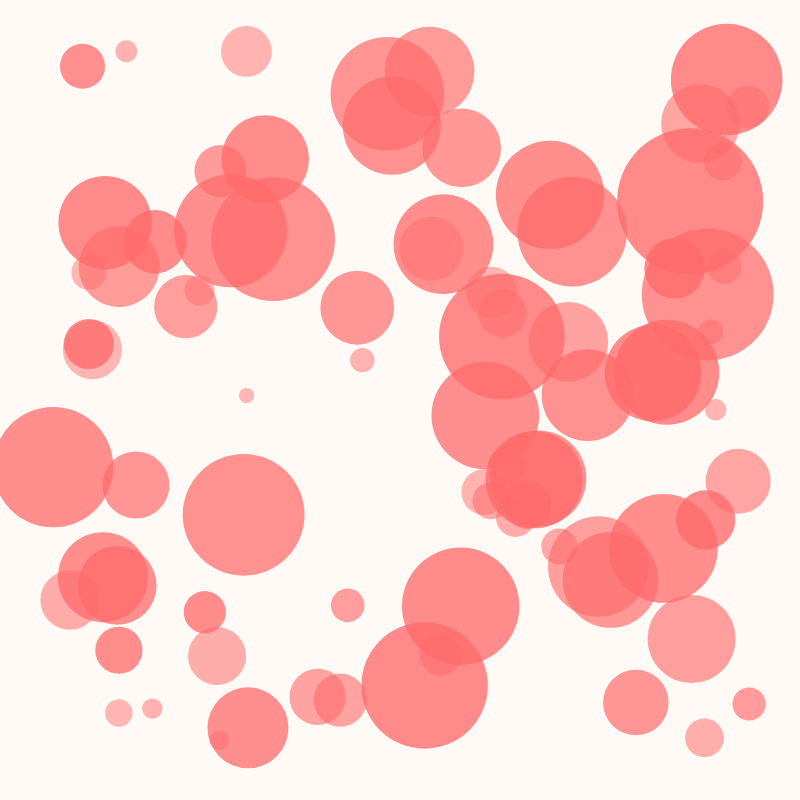
Frame 1 (no input)
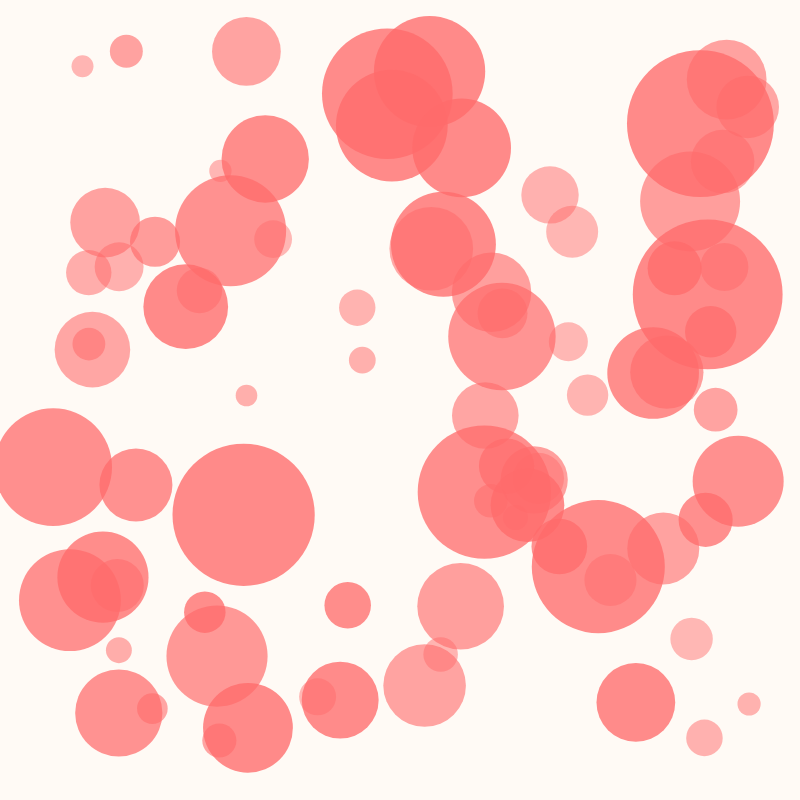
Frame 60 (no input)
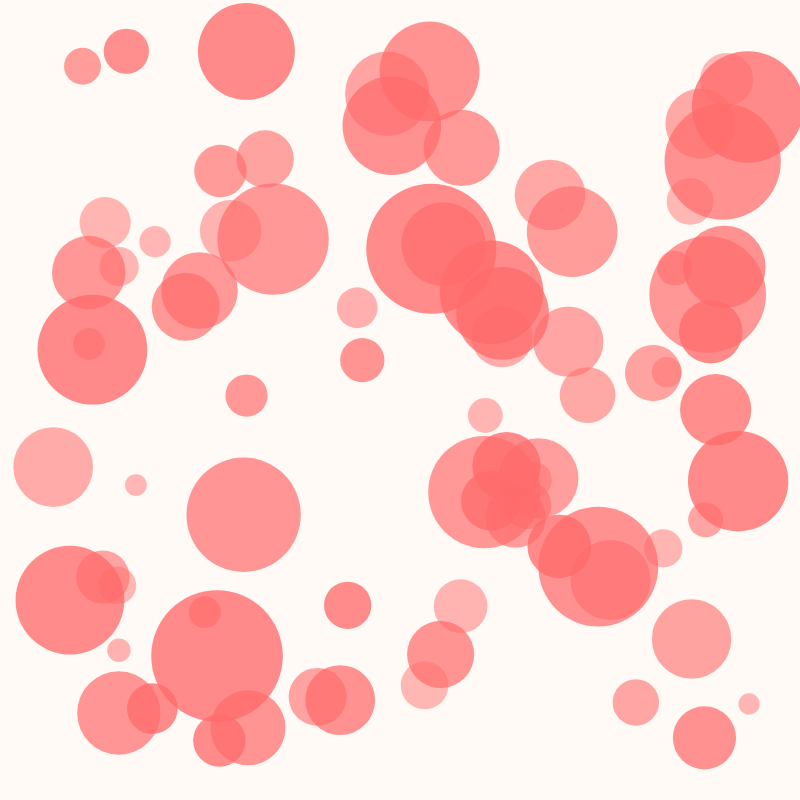
Frame 120 (the mouse pressed at the canvas centre since frame 60)

The p5.js sketch that drew these frames (run headless with seeded random() and noise() and a simulated clock; from frame 60 on, the mouse is pressed at the canvas centre):

// p5.js sketch
// ── sketch.js
// Genuary Day 1: One Color, One Shape
// "Breathing Circles" - A field of soft coral circles that pulse and breathe together

const circles = [];
const numCircles = 80;
const coralPink = '#FF6B6B';

function setup() {
  createCanvas(800, 800);
  noStroke();
  
  // Create circles with random positions and phase offsets
  for (let i = 0; i < numCircles; i++) {
    circles.push({
      x: random(50, width - 50),
      y: random(50, height - 50),
      baseSize: random(30, 100),
      phase: random(TWO_PI),      // Each circle starts at different point in breath cycle
      speed: random(0.015, 0.035), // Slightly different breathing speeds
      breathDepth: random(0.3, 0.6) // How much the circle expands/contracts
    });
  }
  
  // Sort by base size so smaller circles render on top (depth effect)
  circles.sort((a, b) => b.baseSize - a.baseSize);
}

function draw() {
  // Soft warm background
  background(255, 250, 245);
  
  // Draw each breathing circle
  for (let c of circles) {
    // Calculate current breath phase
    let breath = sin(frameCount * c.speed + c.phase);
    
    // Map breath to size multiplier (1 - breathDepth to 1 + breathDepth)
    let sizeMult = map(breath, -1, 1, 1 - c.breathDepth, 1 + c.breathDepth);
    let currentSize = c.baseSize * sizeMult;
    
    // Subtle alpha variation based on breath (more opaque when expanded)
    let alpha = map(breath, -1, 1, 120, 200);
    
    // Draw the circle with coral pink
    fill(255, 107, 107, alpha);
    ellipse(c.x, c.y, currentSize, currentSize);
  }
}
